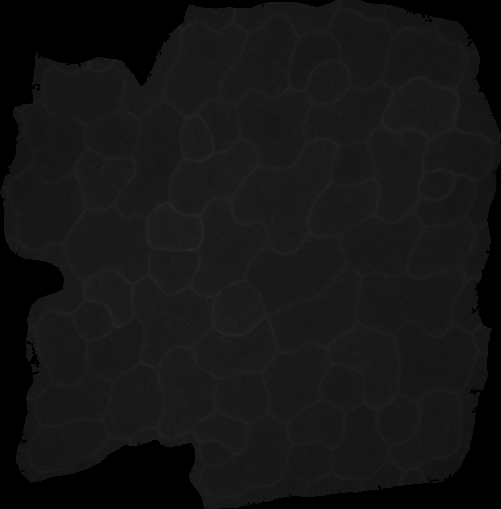
#> input picture Images/Eng2021Cotyledons/col-0/20170327 WT S1/0h/PM_LTi6b-GFP mChTUA5 WT 0h S1_SMP-based (3) MIP.TIF, 501 x 509 px, found by its file name; the run also reads 1 picture not shown here
$ python TriWayJunctionFinder.py
#> lines starting #> are read from the running program, lines starting #| are printed output that depends on the picture; after the words box and inside, x2 and y2 are one past the last pixel; in counts of white or black regions, pixels touching at a corner belong together
import itertools
import skimage.morphology as mp
import numpy as np

class TriWayJunctionFinder (object):

    def __init__(self, labelledImage=None, cellsToIgnore=[0]):
        self.labelledImage = labelledImage
        self.cellsToIgnore = cellsToIgnore
        if not self.labelledImage is None:
            self.triWayJunctionPositions = self.calcTriWayJunctionPositions(self.labelledImage, self.cellsToIgnore)
            self.correspondingCells = self.findCorrespondingCells(self.triWayJunctionPositions, self.labelledImage, self.cellsToIgnore)

    def GetCorrespondingCells(self):
        return self.correspondingCells

    def GetJunctionPositionToCellDict(self):
        return {tuple(self.triWayJunctionPositions[i]): self.correspondingCells[i] for i in range(len(self.correspondingCells))}

    def GetTriWayJunctionPositions(self):
        return self.triWayJunctionPositions

    def calcTriWayJunctionPositions(self, labelledImage, cellsToIgnore=[0]):
        summedContourImg = np.zeros_like(labelledImage)
        validCells = np.unique(labelledImage)
        validCells = validCells[np.isin(validCells, cellsToIgnore, invert=True)]
        for cellId in validCells:
            contourImg = self.calcContourImageForFromLabelledImage(labelledImage, cellId)
            summedContourImg += contourImg
        boundaryPointsImg = summedContourImg.copy()
        boundaryPointsImg[boundaryPointsImg > 1] = 0
        boundaryPointsImg = mp.dilation(boundaryPointsImg, mp.disk(1))
        summedContourImg += boundaryPointsImg
        junctionPositions = np.asarray(np.where(summedContourImg==3)).T
        return junctionPositions

    def calcContourImageForFromLabelledImage(self, labelledImage, cellId):
        img = np.zeros_like(labelledImage)
        img[np.where(labelledImage == cellId)] = 1
        dilatedImg = mp.dilation(img, np.ones((3, 3)))
        contourImg = dilatedImg - img
        return contourImg

    def findCorrespondingCells(self, triWayJunctionPositions, labelledImage, cellsToIgnore=[0]):
        shape = labelledImage.shape
        correspondingCells = []
        for x,y in triWayJunctionPositions:
            xRange = self.clipRange(x, max=shape[0])
            yRange = self.clipRange(y, max=shape[1])
            windowSelection = np.asarray(list(itertools.product(xRange, yRange)))
            cellIds = np.unique(labelledImage[windowSelection[:, 0], windowSelection[:, 1]])
            validCellIds = cellIds[np.isin(cellIds, cellsToIgnore, invert=True)]
            correspondingCells.append(validCellIds)
        return correspondingCells

    def clipRange(self, x, max, width=1, min=0):
        givenRange = np.arange(x-width, x+width+1)
        isBellow = givenRange < max
        isEqualOrAbove = givenRange >= min
        return givenRange[isBellow & isEqualOrAbove]

def main():
    import matplotlib.pyplot as plt
    import skimage.io
    folder = "./Images/col-0/20170327 WT S1/0h/"
    labelledImageName = "F_BOREALIS_MTs_LTi6b-GFP mChTUA5 WT 0h S1_SMP-based (3) MIP_WATERSHED_CLEAN.TIF"
    originalImageName = "PM_LTi6b-GFP mChTUA5 WT 0h S1_SMP-based (3) MIP.TIF"
    originalImage = skimage.io.imread(folder + originalImageName)
#> originalImage is the input picture: shape (509, 501) uint16; min 0, max 10741, mean 5326.4
    labelledImage = skimage.io.imread(folder + labelledImageName)
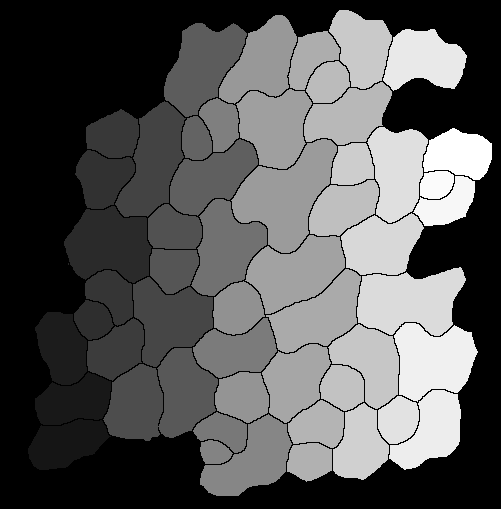
#> labelledImage: shape (509, 501) uint16; min 0, max 72, mean 24.7; drawn with min black and max white
    myTriWayJunctionFinder = TriWayJunctionFinder(labelledImage)
#> in calcTriWayJunctionPositions, `validCells = np.unique(labelledImage)`: validCells = 55 values from 0 to 72
#> in calcTriWayJunctionPositions, `validCells = validCells[np.isin(validCells, cellsToIgnore, invert=True)]`: validCells = 54 values from 6 to 72
#> the loop in calcTriWayJunctionPositions, `for cellId in validCells:` made 54 passes
#> cellId on passes 1 to 12: 6, 7, 8, 11, 12, 13, 14, 15, 16, 17, 19, 20
#> pass 1, in calcTriWayJunctionPositions, `contourImg = self.calcContourImageForFromLabelledImage(labelledImage, ..`:
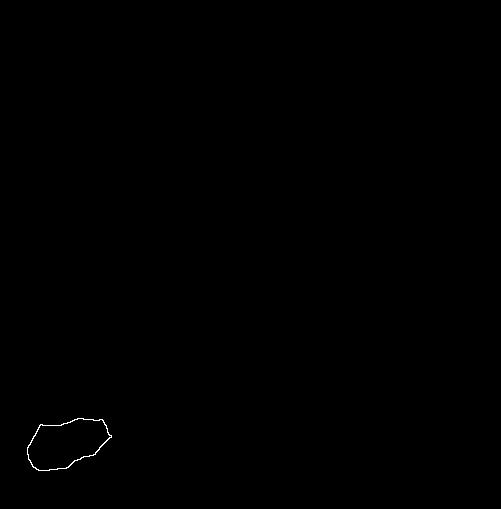
#> contourImg: shape (509, 501) uint16; values 0 (black) and 1 (white), 0.11% white in thin lines or dots, all inside (x1, y1, x2, y2) = (27, 418, 112, 471)
#> pass 3, in calcTriWayJunctionPositions, `contourImg = self.calcContourImageForFromLabelledImage(labelledImage, ..`:
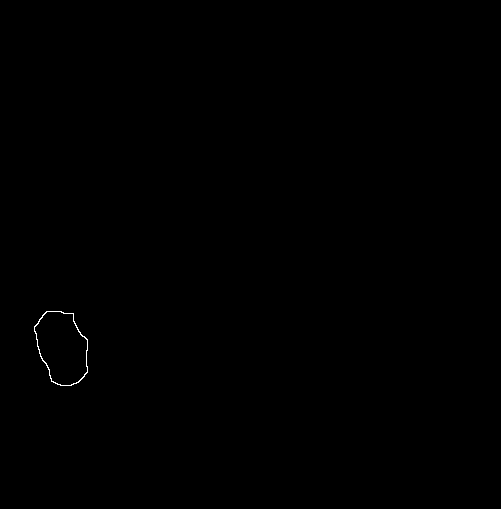
#> contourImg: shape (509, 501) uint16; values 0 (black) and 1 (white), 0.1% white in thin lines or dots, all inside (x1, y1, x2, y2) = (34, 311, 88, 386)
#> after the loop in calcTriWayJunctionPositions, `for cellId in validCells:`:
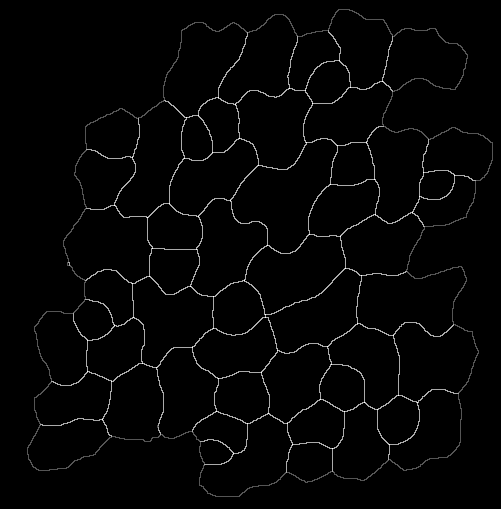
#> summedContourImg: shape (509, 501) uint16; min 0, max 3, mean 0.0569; drawn with min black and max white
#> in calcTriWayJunctionPositions, `boundaryPointsImg[boundaryPointsImg > 1] = 0`:
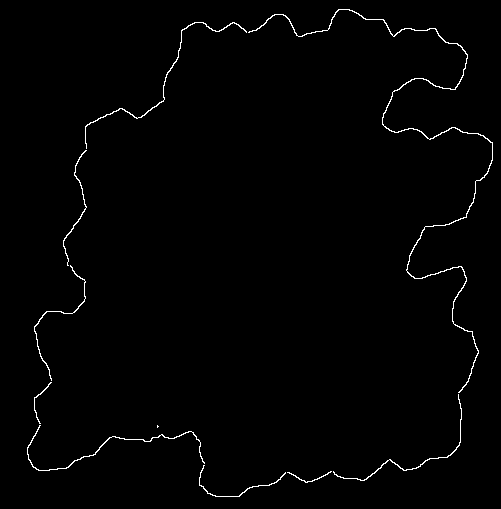
#> boundaryPointsImg: shape (509, 501) uint16; values 0 (black) and 1 (white), 1.1% white in thin lines or dots, all inside (x1, y1, x2, y2) = (27, 9, 493, 497)
#> in calcTriWayJunctionPositions, `boundaryPointsImg = mp.dilation(boundaryPointsImg, mp.disk(1))`:
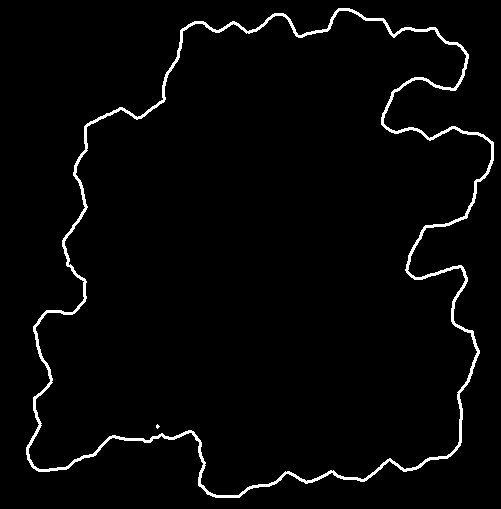
#> boundaryPointsImg: shape (509, 501) uint16; values 0 (black) and 1 (white), 2.6% white; 2 white regions (1 under 20 px), largest, box (x1, y1, x2, y2) and area: (26, 8, 494, 498) 6654
#> in calcTriWayJunctionPositions, `summedContourImg += boundaryPointsImg`:
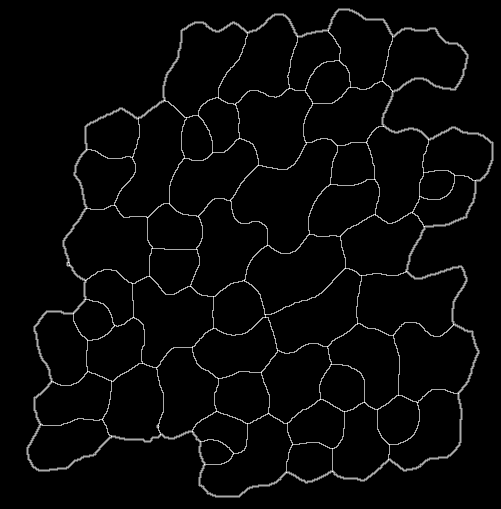
#> summedContourImg: shape (509, 501) uint16; 2.61% of pixels changed, all inside (x1, y1, x2, y2) = (26, 8, 494, 498); drawn with min black and max white
#> in calcTriWayJunctionPositions, `junctionPositions = np.asarray(np.where(summedContourImg==3)).T`: junctionPositions = 108 pairs, first value 30 to 472, second value 40 to 475
#> in __init__, `self.triWayJunctionPositions = self.calcTriWayJunctionPositions(self.l..`: self.triWayJunctionPositions has the same summary as junctionPositions in calcTriWayJunctionPositions
#> the loop in findCorrespondingCells, `for x,y in triWayJunctionPositions:` made 108 passes
#> (x, y, xRange, yRange, cellIds) on passes 1 to 12: (30, 328, [29, 30, 31], [327, 328, 329], [0, 49, 57]), (32, 247, [31, 32, 33], [246, 247, 248], [0, 26, 43]), (36, 297, [35, 36, 37], [296, 297, 298], [0, 43, 49]), (36, 392, [35, 36, 37], [391, 392, 393], [0, 57, 66]), (60, 339, [59, 60, 61], [338, 339, 340], [0, 49, 53, 57]), (81, 382, [80, 81, 82], [381, 382, 383], [0, 52, 57, 66]), (87, 350, [86, 87, 88], [349, 350, 351], [0, 52, 53, 57]), (88, 289, [87, 88, 89], [288, 289, 290], [0, 43, 45, 49]), (90, 305, [89, 90, 91], [304, 305, 306], [0, 45, 49, 53]), (91, 392, [90, 91, 92], [391, 392, 393], [0, 52, 66]), (97, 218, [96, 97, 98], [217, 218, 219], [0, 26, 36, 43]), (100, 164, [99, 100, 101], [163, 164, 165], [0, 19, 26])
#> after the loop in findCorrespondingCells, `for x,y in triWayJunctionPositions:`: correspondingCells = 108 items, first 6: [49, 57], [26, 43], [43, 49], [57, 66], [49, 53, 57], [52, 57, 66]
#> in __init__, `self.correspondingCells = self.findCorrespondingCells(self.triWayJunct..`: self.correspondingCells has the same summary as correspondingCells in findCorrespondingCells
    print(myTriWayJunctionFinder.GetJunctionPositionToCellDict())
#> (printed output is left out)
    plt.imshow(labelledImage)
    plt.show()

if __name__ == '__main__':
    main()
